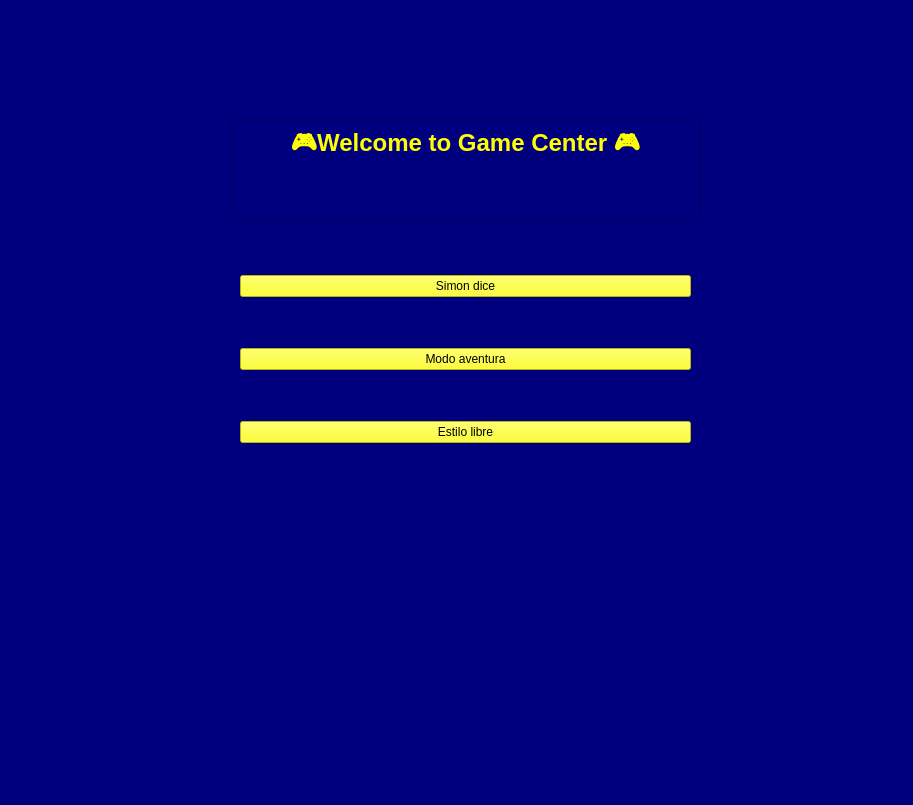
<?xml version="1.0" encoding="UTF-8"?>
<ui version="4.0">
 <class>Form</class>
 <widget class="QWidget" name="Form">
  <property name="geometry">
   <rect>
    <x>0</x>
    <y>0</y>
    <width>913</width>
    <height>805</height>
   </rect>
  </property>
  <property name="windowTitle">
   <string>Form</string>
  </property>
  <property name="styleSheet">
   <string notr="true">background-color: rgb(0, 0, 127) ;</string>
  </property>
  <widget class="QWidget" name="verticalLayoutWidget">
   <property name="geometry">
    <rect>
     <x>230</x>
     <y>220</y>
     <width>471</width>
     <height>281</height>
    </rect>
   </property>
   <layout class="QVBoxLayout" name="verticalLayout">
    <property name="leftMargin">
     <number>10</number>
    </property>
    <property name="topMargin">
     <number>10</number>
    </property>
    <property name="rightMargin">
     <number>10</number>
    </property>
    <property name="bottomMargin">
     <number>10</number>
    </property>
    <item>
     <widget class="QPushButton" name="J1">
      <property name="styleSheet">
       <string notr="true">background-color: rgb(255, 255, 0);</string>
      </property>
      <property name="text">
       <string>Simon dice</string>
      </property>
     </widget>
    </item>
    <item>
     <widget class="QPushButton" name="J2">
      <property name="styleSheet">
       <string notr="true">background-color: rgb(255, 255, 0);
</string>
      </property>
      <property name="text">
       <string>Modo aventura</string>
      </property>
     </widget>
    </item>
    <item>
     <widget class="QPushButton" name="J3">
      <property name="styleSheet">
       <string notr="true">background-color: rgb(255, 255, 0);</string>
      </property>
      <property name="text">
       <string>Estilo libre</string>
      </property>
     </widget>
    </item>
   </layout>
  </widget>
  <widget class="QTextBrowser" name="textBrowser">
   <property name="geometry">
    <rect>
     <x>230</x>
     <y>120</y>
     <width>471</width>
     <height>101</height>
    </rect>
   </property>
   <property name="focusPolicy">
    <enum>Qt::NoFocus</enum>
   </property>
   <property name="verticalScrollBarPolicy">
    <enum>Qt::ScrollBarAlwaysOff</enum>
   </property>
   <property name="horizontalScrollBarPolicy">
    <enum>Qt::ScrollBarAsNeeded</enum>
   </property>
   <property name="html">
    <string>&lt;!DOCTYPE HTML PUBLIC &quot;-//W3C//DTD HTML 4.0//EN&quot; &quot;http://www.w3.org/TR/REC-html40/strict.dtd&quot;&gt;
&lt;html&gt;&lt;head&gt;&lt;meta name=&quot;qrichtext&quot; content=&quot;1&quot; /&gt;&lt;style type=&quot;text/css&quot;&gt;
p, li { white-space: pre-wrap; }
&lt;/style&gt;&lt;/head&gt;&lt;body style=&quot; font-family:'MS Shell Dlg 2'; font-size:8.25pt; font-weight:400; font-style:normal;&quot;&gt;
&lt;p align=&quot;center&quot; style=&quot; margin-top:12px; margin-bottom:12px; margin-left:0px; margin-right:0px; -qt-block-indent:0; text-indent:0px;&quot;&gt;&lt;span style=&quot; font-size:18pt; font-weight:600; color:#ffff00;&quot;&gt;🎮Welcome to Game Center 🎮&lt;/span&gt;&lt;/p&gt;&lt;/body&gt;&lt;/html&gt;</string>
   </property>
  </widget>
  <widget class="QLabel" name="label">
   <property name="geometry">
    <rect>
     <x>720</x>
     <y>470</y>
     <width>161</width>
     <height>151</height>
    </rect>
   </property>
   <property name="text">
    <string/>
   </property>
   <property name="pixmap">
    <pixmap>imagenes/Daco_31286.png</pixmap>
   </property>
   <property name="scaledContents">
    <bool>true</bool>
   </property>
  </widget>
  <widget class="QLabel" name="label_2">
   <property name="geometry">
    <rect>
     <x>30</x>
     <y>50</y>
     <width>171</width>
     <height>241</height>
    </rect>
   </property>
   <property name="text">
    <string/>
   </property>
   <property name="pixmap">
    <pixmap>imagenes/pngwing.com.png</pixmap>
   </property>
   <property name="scaledContents">
    <bool>true</bool>
   </property>
  </widget>
  <widget class="QLabel" name="label_3">
   <property name="geometry">
    <rect>
     <x>720</x>
     <y>60</y>
     <width>161</width>
     <height>181</height>
    </rect>
   </property>
   <property name="text">
    <string/>
   </property>
   <property name="pixmap">
    <pixmap>imagenes/584df3ad6a5ae41a83ddee08.png</pixmap>
   </property>
   <property name="scaledContents">
    <bool>true</bool>
   </property>
  </widget>
  <widget class="QLabel" name="label_4">
   <property name="geometry">
    <rect>
     <x>40</x>
     <y>510</y>
     <width>271</width>
     <height>81</height>
    </rect>
   </property>
   <property name="text">
    <string/>
   </property>
   <property name="pixmap">
    <pixmap>imagenes/pngwing.com (1).png</pixmap>
   </property>
   <property name="scaledContents">
    <bool>true</bool>
   </property>
  </widget>
 </widget>
 <resources/>
 <connections/>
</ui>
